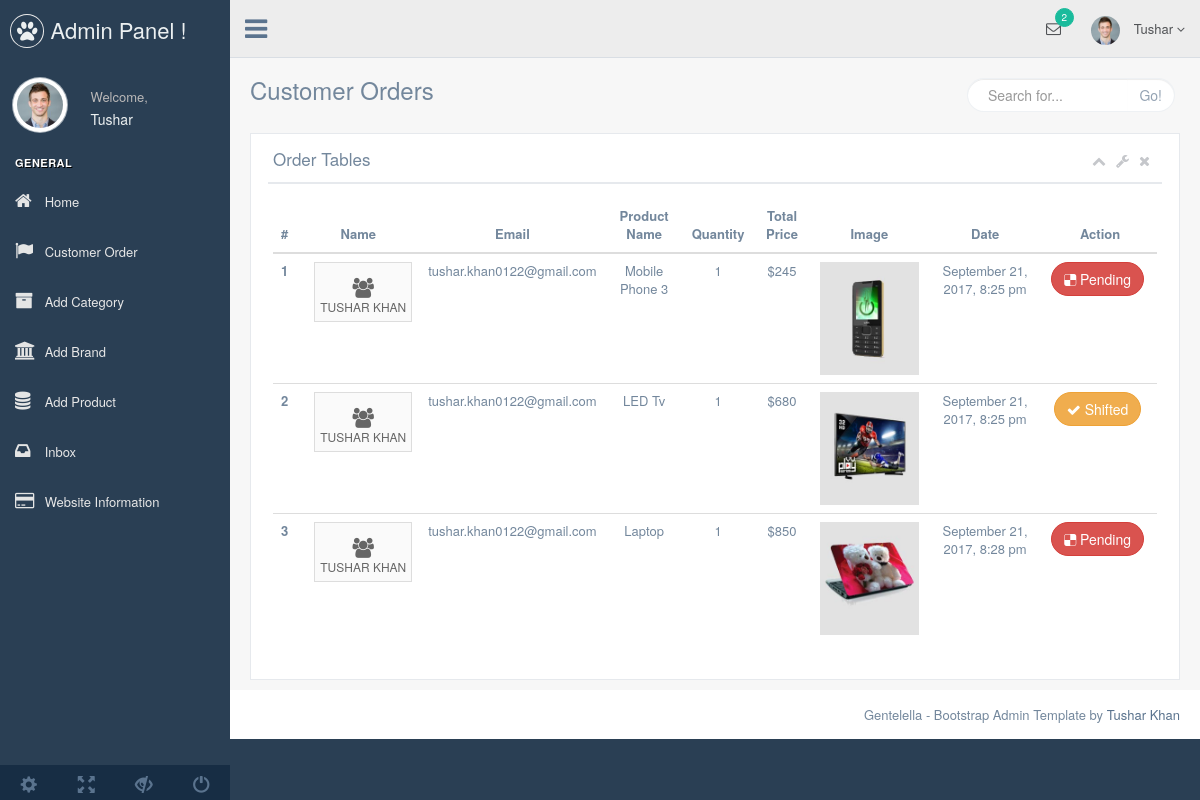
/admin/orderDetails.php (signed in), run on the app's committed database.
### tables this page shows
CREATE TABLE `ecom_customer_order` (
  `id` int(11) NOT NULL,
  `customerid` int(11) NOT NULL,
  `productid` int(11) NOT NULL,
  `price` float NOT NULL,
  `quantity` int(11) NOT NULL,
  `productname` varchar(50) NOT NULL,
  `date` datetime NOT NULL DEFAULT CURRENT_TIMESTAMP,
  `status` int(11) NOT NULL
);

CREATE TABLE `ecom_customer` (
  `userid` int(11) NOT NULL,
  `name` varchar(20) NOT NULL,
  `email` varchar(200) NOT NULL,
  `image` varchar(200) NOT NULL,
  `pass` varchar(225) NOT NULL,
  `date` date NOT NULL,
  `zip` varchar(10) NOT NULL,
  `country` varchar(50) NOT NULL,
  `city` varchar(50) NOT NULL,
  `phone` varchar(20) NOT NULL
);

CREATE TABLE `ecom_product` (
  `proid` int(11) NOT NULL,
  `proname` varchar(20) NOT NULL,
  `catid` int(11) NOT NULL,
  `brandid` int(11) NOT NULL,
  `body` text NOT NULL,
  `price` float NOT NULL,
  `image` varchar(200) NOT NULL,
  `type` varchar(11) NOT NULL,
  `date` date DEFAULT NULL
);

### lib/Session.php (called while the page is built, shortened)
<?php
    class Session
    {
        public static function get($key)
        {
            if (isset($_SESSION[$key]))
            {
                return $_SESSION[$key];
            }
            else
            {
                return false;
            }
        }
    }
?>

### lib/Database.php (called while the page is built, shortened)
<?php
    class Database
    {
        private $host   = DB_HOST;
        private $user   = DB_USER;
        private $pass   = DB_PASS;
        private $dbname = DB_NAME;
        public $link;
        private function connectDB()
        {
            $this->link = new mysqli($this->host, $this->user, $this->pass, $this->dbname);
        }
        public function select($query){
            $result = $this->link->query($query) or die($this->link->error.__LINE__);
            if($result->num_rows > 0)
            {
                return $result;
            }
            else
            {
                return false;
            }
        }
    }
?>

### classes/Message.php (called while the page is built, shortened)
<?php
    $filePath = realpath(dirname(__FILE__));
    include_once $filePath.'/../lib/Database.php';
    include_once $filePath.'/../helpers/Formate.php';
    class Message
    {
        private $db;
        public function __construct()
        {
            $this->db = new Database();
        }
        public function getAllMessage()
        {
            return $this->db->select("SELECT * FROM ecom_customer_message ORDER BY messageid");
        }
    }
?>

### classes/Product.php (called while the page is built, shortened)
<?php
    $filePath = realpath(dirname(__FILE__));
    include_once $filePath.'/../lib/Database.php';
    include_once $filePath.'/../helpers/Formate.php';
    class Product
    {
        private $db;
        public function __construct()
        {
            $this->db = new Database();
        }
        public function getProductById($id)
        {
            return $this->db->select("SELECT * FROM ecom_product WHERE proid = '$id'");
        }
        public function allOrderProduct()
        {
            return $this->db->select("SELECT * FROM ecom_customer_order ORDER BY id");
        }
    }
?>

### classes/User.php (called while the page is built, shortened)
<?php
    $filePath = realpath(dirname(__FILE__));
    include_once $filePath.'/../lib/Database.php';
    include_once $filePath.'/../helpers/Formate.php';
    class User
    {
        private $db;
        public function __construct()
        {
            $this->db = new Database();
        }
        public function userInfoById($id)
        {
            return $this->db->select("SELECT * FROM ecom_customer WHERE userid = '$id' ");
        }
    }
?>

### helpers/Formate.php (called while the page is built, shortened)
<?php
    class Formate
    {
        public function formatDate($date)
        {
            return date('F j, Y, g:i a', strtotime($date));
        }
    }
?>

### admin/orderDetails.php (the view, shortened to what this page needs)
<?php
    include 'adminHader.php';
?>
    <div class="right_col" role="main">
        <div class="">
            <div class="page-title">
                <div class="title_left">
                    <h3>Customer Orders </h3>
                </div>
                <div class="title_right">
                    <div class="col-md-5 col-sm-5 col-xs-12 form-group pull-right top_search">
                        <div class="input-group">
                            <input type="text" class="form-control" placeholder="Search for...">
                            <span class="input-group-btn">
                      <button class="btn btn-default" type="button">Go!</button>
                    </span>
                        </div>
                    </div>
                </div>
            </div>
            <div class="clearfix"></div>
            <div class="col-md-12 col-sm-12 col-xs-12 col-lg-12">
            </div>
            <div class="row">
                <div class="col-md-12">
                    <div class="x_panel">
                        <div class="x_title">
                            <h2>Order Tables </h2>
                            <ul class="nav navbar-right panel_toolbox">
                                <li><a class="collapse-link"><i class="fa fa-chevron-up"></i></a>
                                </li>
                                <li class="dropdown">
                                    <a href="#" class="dropdown-toggle" data-toggle="dropdown" role="button" aria-expanded="false"><i class="fa fa-wrench"></i></a>
                                </li>
                                <li><a class="close-link"><i class="fa fa-close"></i></a>
                                </li>
                            </ul>
                            <div class="clearfix"></div>
                        </div>
                        <div class="x_content">
                            <?php  $orderProduct = $productObject->allOrderProduct(); if ($orderProduct): $i = 0; ?>
                                <table class="table">
                                    <thead>
                                    <tr>
                                        <th class="text-center">#</th>
                                        <th class="text-center">Name</th>
                                        <th class="text-center">Email</th>
                                        <th class="text-center">Product Name</th>
                                        <th class="text-center">Quantity</th>
                                        <th class="text-center">Total Price</th>
                                        <th class="text-center">Image</th>
                                        <th class="text-center">Date</th>
                                        <th class="text-center">Action</th>
                                    </tr>
                                    </thead>
                                    <tbody>
                                    <?php while ($allPro = $orderProduct->fetch_assoc() ): $i++; ?>
                                        <tr>
                                            <th scope="row" class="text-center"><?php echo $i; ?></th>
                                            <?php $user = $userObject->userInfoById($allPro['customerid']); if ($user): ?>
                                                <?php while ($info = $user->fetch_assoc()):  ?>
                                                    <td class="text-center">
                                                        <a class="btn btn-app" target="_blank" href="user.php?customer=<?php echo $info['userid']; ?>">
                                                            <i class="fa fa-users"></i> <?php echo strtoupper($info['name']); ?>
                                                        </a> </td>
                                                    <td class="text-center"><?php echo $info['email']; ?></td>
                                                <?php endwhile; ?>
                                            <?php endif;  ?>
                                            <td class="text-center"><?php echo $allPro['productname'] ?></td>
                                            <td class="text-center"><?php echo $allPro['quantity'] ?></td>
                                            <td class="text-center">$<?php echo ($allPro['quantity']*$allPro['price']) ?></td>
                                            <?php $image = $productObject->getProductById($allPro['productid']); if ($image): ?>
                                                <?php while ($proImage = $image->fetch_assoc()):  ?>
                                                    <td class="text-center"><img src="<?php echo $proImage['image'] ?>" alt="" style="height: 50%;" class="img-responsive"></td>
                                                <?php endwhile; ?>
                                            <?php endif; ?>
                                            <td class="text-center"><?php echo $formateObject->formatDate($allPro['date']); ?></td>
                                            <td class="text-center">
                                                <?php if ($allPro['status'] == 1): ?>
                                                    <a href="?shifted=<?php echo $allPro['id']; ?>" class="btn btn-round btn-warning"> <i class="fa fa-check"></i> Shifted</a>
                                                <?php else: ?>
                                                    <a href="?pending=<?php echo $allPro['id']; ?>" class="btn btn-round btn-danger"> <i class="fa fa-delicious"></i> Pending</a>
                                                <?php endif; ?>
                                            </td>
                                        </tr>
                                    <?php endwhile; ?>
                                    </tbody>
                                </table>
                            <?php endif; ?>
                        </div>
                    </div>
                </div>
            </div>
        </div>
    </div>
<?php
    include 'adminFooter.php';
?>

### admin/adminHader.php (shortened to what this page needs)
<?php
    include '../lib/Session.php';
    include '../classes/Message.php';
    include '../classes/Product.php';
    include '../classes/Cart.php';
    include '../classes/User.php';
    include_once '../helpers/Formate.php';
    $messageobject = new Message();
    $productObject = new Product();
    $userObject    = new User();
    $formateObject = new Formate();
?>
<!DOCTYPE html>
<html lang="<?php echo $_SERVER['HTTP_ACCEPT_LANGUAGE'] ?>">
    <head>
        <link href="vendors/bootstrap/dist/css/bootstrap.min.css" rel="stylesheet">
        <link href="vendors/font-awesome/css/font-awesome.min.css" rel="stylesheet">
        <link href="vendors/nprogress/nprogress.css" rel="stylesheet">
        <link href="vendors/iCheck/skins/flat/green.css" rel="stylesheet">
        <link href="vendors/bootstrap-progressbar/css/bootstrap-progressbar-3.3.4.min.css" rel="stylesheet">
        <link href="vendors/jqvmap/dist/jqvmap.min.css" rel="stylesheet"/>
        <link href="vendors/bootstrap-daterangepicker/daterangepicker.css" rel="stylesheet">
        <link href="build/css/custom.min.css" rel="stylesheet">
    </head>
    <body class="nav-md">
    <div class="container body">
        <div class="main_container">
            <div class="col-md-3 left_col">
                <div class="left_col scroll-view">
                    <div class="navbar nav_title" style="border: 0;">
                        <a href="index.php" class="site_title"><i class="fa fa-paw"></i> <span>Admin Panel !</span></a>
                    </div>
                    <div class="profile clearfix">
                        <div class="profile_pic">
                            <img src="<?php echo Session::get("adminImage"); ?>" alt="<?php echo Session::get("adminFname"); ?>" title="<?php echo Session::get("adminFname"); ?>" class="img-circle profile_img">
                        </div>
                        <div class="profile_info">
                            <span>Welcome,</span>
                            <h2><?php echo Session::get("adminFname"); ?></h2>
                        </div>
                    </div>
                    <br />
                    <div id="sidebar-menu" class="main_menu_side hidden-print main_menu">
                        <div class="menu_section">
                            <h3>General</h3>
                            <ul class="nav side-menu">
                                <li><a href="index.php"><i class="fa fa-home"></i> Home </a>
                                </li>
                                <li><a href="orderDetails.php"> <i class="fa fa-flag"></i> Customer Order</a></li>
                                <li><a href="addCat.php"><i class="fa fa-archive"></i> Add Category</a></li>
                                <li><a href="addBrand.php"><i class="fa fa-bank"></i> Add Brand</a></li>
                                <li><a href="addProduct.php"><i class="fa fa-database"></i> Add Product </a></li>
                                <li><a href="inbox.php"> <i class="fa fa-inbox"></i> Inbox</a></li>
                                <li><a href="website.php"> <i class="fa fa-credit-card"></i> Website Information </a></li>
                            </ul>
                        </div>
                    </div>
                    <div class="sidebar-footer hidden-small">
                        <a data-toggle="tooltip" data-placement="top" title="Settings">
                            <span class="glyphicon glyphicon-cog" aria-hidden="true"></span>
                        </a>
                        <a data-toggle="tooltip" data-placement="top" title="FullScreen">
                            <span class="glyphicon glyphicon-fullscreen" aria-hidden="true"></span>
                        </a>
                        <a data-toggle="tooltip" data-placement="top" title="Lock">
                            <span class="glyphicon glyphicon-eye-close" aria-hidden="true"></span>
                        </a>
                        <a data-toggle="tooltip" data-placement="top" title="Logout" href="?action=adminLogout">
                            <span class="glyphicon glyphicon-off" aria-hidden="true"></span>
                        </a>
                    </div>
                </div>
            </div>
            <div class="top_nav">
                <div class="nav_menu">
                    <nav>
                        <div class="nav toggle">
                            <a id="menu_toggle"><i class="fa fa-bars"></i></a>
                        </div>
                        <ul class="nav navbar-nav navbar-right">
                            <li class="">
                                <a href="javascript:;" class="user-profile dropdown-toggle" data-toggle="dropdown" aria-expanded="false">
                                    <img src="<?php echo Session::get("adminImage"); ?>" alt="<?php echo Session::get("adminFname"); ?>" title="<?php echo Session::get("adminFname"); ?>" />
                                    <?php echo Session::get("adminFname"); ?>
                                    <span class=" fa fa-angle-down"></span>
                                </a>
                            </li>
                            <li role="presentation" class="dropdown">
                                <a href="inbox.php" class="dropdown-toggle info-number">
                                    <i class="fa fa-envelope-o"></i>
                                    <span class="badge bg-green"><?php echo $messageRow = mysqli_num_rows($messageobject->getAllMessage());  ?></span>
                                </a>
                            </li>
                        </ul>
                    </nav>
                </div>
            </div>

### admin/adminFooter.php (shortened to what this page needs)
                <footer>
                    <div class="pull-right">
                        Gentelella - Bootstrap Admin Template by <a href="https://www.facebook.com/glbaba.tushar">Tushar Khan</a>
                    </div>
                    <div class="clearfix"></div>
                </footer>
            </div>
        </div>
    </body>
</html>

### data on the page
ecom_customer_order: productname "Mobile Phone 3", quantity "1", $allPro['quantity']*$allPro['price'] "245", date "September 21, 2017, 8:25 pm"
ecom_customer: name "TUSHAR KHAN", email "tushar.khan0122@gmail.com"
ecom_product: image (picture)
ecom_customer_order: productname "LED Tv", quantity "1", $allPro['quantity']*$allPro['price'] "680", date "September 21, 2017, 8:25 pm"
ecom_product: image (picture)
ecom_customer_order: productname "Laptop", quantity "1", $allPro['quantity']*$allPro['price'] "850", date "September 21, 2017, 8:28 pm"
ecom_product: image (picture)

### other printed values
Session::get("adminFname") "Tushar"
$messageRow = mysqli_num_rows($messageobject->getAllMessage()) "2"
